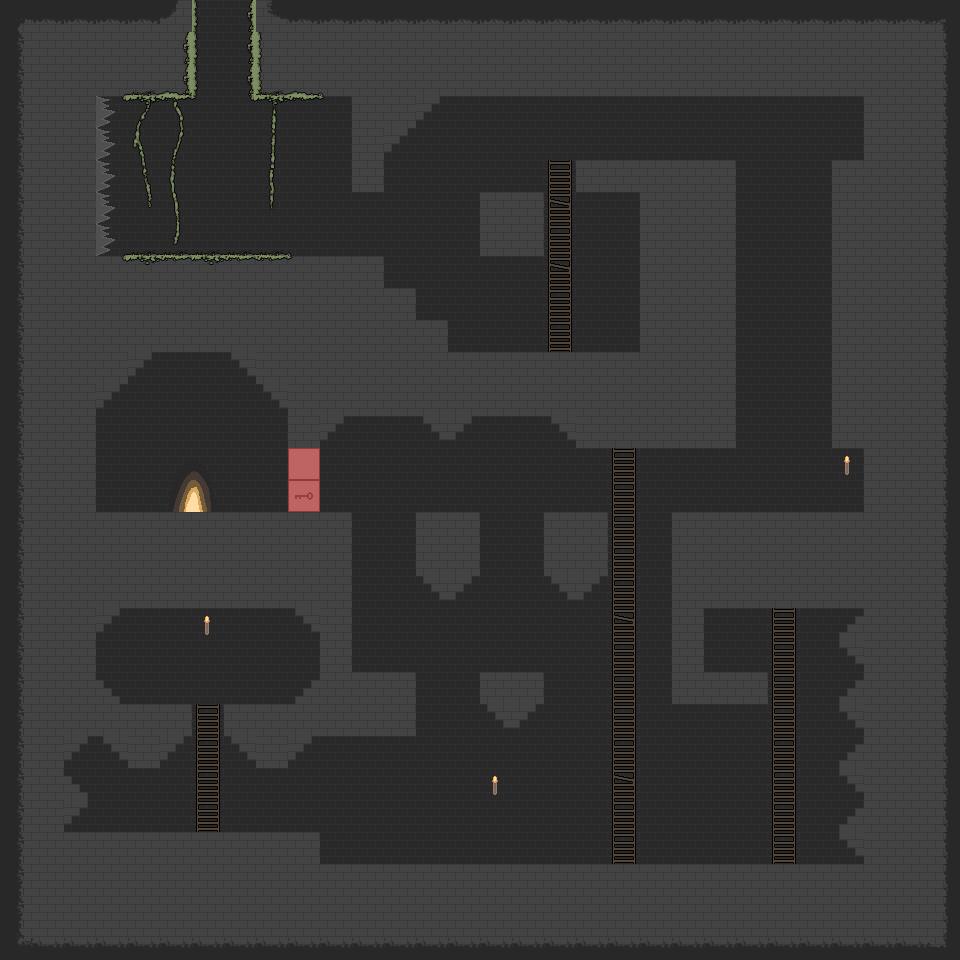

This is a level from a 2D game, rendered from its Tiled map with the project's own tilesets. A one-line summary and the map file follow, with tile-layer data summarised:
An orthogonal 30x30 tile map with 32x32 px tiles, 5 tile layers (Background, Environment, Ladder, Over1, ...) and 41 objects (15x pickup_treasure_1, 5x spawn_enemy0, 4x pickup_treasure_2, 4x light, 3x zone, ...).

<map version="1.10" tiledversion="1.10.2" orientation="orthogonal" renderorder="right-down" width="30" height="30" tilewidth="32" tileheight="32" infinite="0" nextlayerid="14" nextobjectid="62">
 <properties>
  <property name="darkness" type="color" value="#ff808080" />
 </properties>
 <tileset firstgid="1" source="tileset.tsx" />
 <layer id="1" name="Background" width="30" height="30">
  <data>[900 cells, 900 non-empty, 1 distinct tile ids]</data>
 </layer>
 <layer id="2" name="Environment" width="30" height="30">
  <data>[900 cells, 535 non-empty, 7 distinct tile ids]</data>
 </layer>
 <layer id="7" name="Ladder" width="30" height="30">
  <data>[900 cells, 31 non-empty, 2 distinct tile ids]</data>
 </layer>
 <layer id="5" name="Over1" width="30" height="30">
  <data>[900 cells, 27 non-empty, 21 distinct tile ids]</data>
 </layer>
 <layer id="3" name="Over2" width="30" height="30">
  <data>[900 cells, 150 non-empty, 20 distinct tile ids]</data>
 </layer>
 <objectgroup id="12" name="Zones">
  <object id="43" name="zone" x="320" y="448" width="32" height="64">
   <properties>
    <property name="action" type="object" value="45" />
    <property name="action1" type="object" value="48" />
    <property name="action2" type="object" value="49" />
    <property name="key" value="red" />
   </properties>
  </object>
  <object id="58" name="zone" x="160" y="448" width="64" height="64">
   <properties>
    <property name="exit" value="" />
   </properties>
  </object>
  <object id="59" name="zone" x="96" y="96" width="24" height="160">
   <properties>
    <property name="action1" type="object" value="60" />
    <property name="action2" type="object" value="61" />
   </properties>
  </object>
 </objectgroup>
 <objectgroup id="13" name="Actions">
  <object id="45" name="action" x="304" y="496">
   <properties>
    <property name="destroy" value="" />
   </properties>
   <point />
  </object>
  <object id="48" name="action" x="304" y="464">
   <properties>
    <property name="destroy" value="" />
   </properties>
   <point />
  </object>
  <object id="60" name="action" x="80" y="176">
   <properties>
    <property name="damage" type="int" value="2" />
    <property name="damage_knock" type="int" value="2" />
   </properties>
   <point />
  </object>
 </objectgroup>
 <objectgroup id="11" name="Pickup">
  <object id="18" name="pickup_treasure_1" x="496" y="176">
   <point />
  </object>
  <object id="20" name="pickup_treasure_1" x="624" y="336">
   <point />
  </object>
  <object id="21" name="pickup_treasure_1" x="592" y="336">
   <point />
  </object>
  <object id="22" name="pickup_treasure_1" x="784" y="208">
   <point />
  </object>
  <object id="23" name="pickup_treasure_1" x="784" y="272">
   <point />
  </object>
  <object id="24" name="pickup_treasure_1" x="784" y="240">
   <point />
  </object>
  <object id="25" name="pickup_treasure_1" x="784" y="304">
   <point />
  </object>
  <object id="26" name="pickup_treasure_1" x="784" y="368">
   <point />
  </object>
  <object id="27" name="pickup_treasure_1" x="784" y="336">
   <point />
  </object>
  <object id="28" name="pickup_treasure_1" x="784" y="432">
   <point />
  </object>
  <object id="29" name="pickup_treasure_1" x="784" y="400">
   <point />
  </object>
  <object id="30" name="pickup_treasure_1" x="272" y="656">
   <point />
  </object>
  <object id="31" name="pickup_treasure_2" x="240" y="656">
   <point />
  </object>
  <object id="32" name="pickup_treasure_1" x="272" y="688">
   <point />
  </object>
  <object id="33" name="pickup_treasure_2" x="240" y="688">
   <point />
  </object>
  <object id="34" name="pickup_treasure_2" x="176" y="656">
   <point />
  </object>
  <object id="35" name="pickup_treasure_1" x="144" y="656">
   <point />
  </object>
  <object id="36" name="pickup_treasure_2" x="176" y="688">
   <point />
  </object>
  <object id="37" name="pickup_treasure_1" x="144" y="688">
   <point />
  </object>
  <object id="38" name="pickup_treasure_4" x="208" y="656">
   <point />
  </object>
  <object id="39" name="pickup_medpack" x="848" y="496">
   <point />
  </object>
  <object id="40" name="pickup_ammobox" x="528" y="656">
   <point />
  </object>
  <object id="41" name="pickup_medpack" x="368" y="656">
   <point />
  </object>
  <object id="42" name="pickup_key_red" x="720" y="656">
   <point />
  </object>
 </objectgroup>
 <objectgroup id="6" name="Spawns">
  <object id="1" name="spawn_player" x="224" y="149">
   <point />
  </object>
  <object id="50" name="spawn_enemy0" x="336" y="848">
   <point />
  </object>
  <object id="51" name="spawn_enemy0" x="496" y="336">
   <point />
  </object>
  <object id="52" name="spawn_enemy0" x="496" y="848">
   <point />
  </object>
  <object id="53" name="spawn_enemy1" x="592" y="848">
   <point />
  </object>
  <object id="54" name="spawn_enemy0" x="632" y="144">
   <point />
  </object>
  <object id="55" name="spawn_enemy0" x="496" y="656">
   <point />
  </object>
 </objectgroup>
 <objectgroup id="9" name="Lights">
  <object id="12" name="light" x="846" y="464">
   <properties>
    <property name="color" type="color" value="#ffffdbae" />
    <property name="radius" type="int" value="150" />
   </properties>
   <point />
  </object>
  <object id="13" name="light" x="494" y="785.333">
   <properties>
    <property name="color" type="color" value="#ffffdbae" />
    <property name="radius" type="int" value="250" />
   </properties>
   <point />
  </object>
  <object id="14" name="light" x="208" y="626.667">
   <properties>
    <property name="color" type="color" value="#ffffc259" />
    <property name="radius" type="int" value="150" />
   </properties>
   <point />
  </object>
  <object id="15" name="light" x="223.333" y="20.6667">
   <properties>
    <property name="color" type="color" value="#ff578cff" />
    <property name="radius" type="int" value="300" />
   </properties>
   <point />
  </object>
 </objectgroup>
</map>